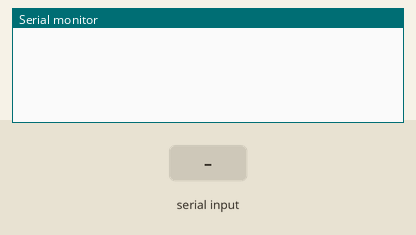
Recording of a sketch running on a simulated Arduino Uno, built with avr-gcc and run on an emulated ATmega328P. Shown: the last lines printed to the serial monitor. The test bench sets the inputs (shaded band).

Above: at 1.2 s.
1.3 s: "r" received over Serial
At 1.9 s:
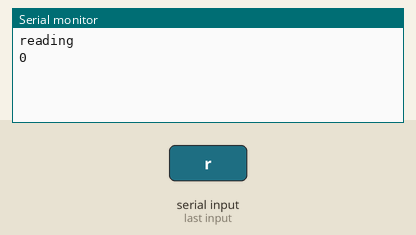
2.8 s: "w" received over Serial
At 3.9 s:
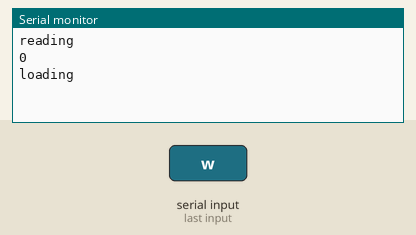

The sketch:

spitest.ino
```cpp
#include "MCP2515.h"
#include "CAN.h"


void setup() {
  Serial.begin(9600);
  MCP2515_init();
}

// the loop function runs over and over again forever
void loop() {

  if(Serial.available() > 0){
    uint8_t readByte = Serial.read();

    if(readByte =='r') {
       Serial.println("reading");
       Serial.println(MCP2515_read(0x36),HEX);
    }
    if(readByte =='w') {
       uint8_t data[8];
       data[0] = 1;
       data[1] = 2;
       data[2] = 3;
       data[3] = 7;
       data[4] = 9;
       data[5] = 8;
       data[6] = 7;
       data[7] = 6;

       can_message message = can_message_create(7, data, 8);
       Serial.println("loading");
       MCP2515_load(message);
       }
    if(readByte =='5') {
       Serial.println("reading");
       Serial.println(MCP2515_read(0x31),HEX);
       Serial.println(MCP2515_read(0x32),HEX);
       Serial.println(MCP2515_read(0x35),HEX);
       Serial.println(MCP2515_read(0x36),HEX);
       Serial.println(MCP2515_read(0x37),HEX);
       Serial.println(MCP2515_read(0x38),HEX);
       Serial.println(MCP2515_read(0x39),HEX);
       Serial.println(MCP2515_read(0x3A),HEX);
       Serial.println(MCP2515_read(0x3B),HEX);
       Serial.println(MCP2515_read(0x3C),HEX);
       Serial.println(MCP2515_read(0x3D),HEX);
    }
    if(readByte =='6') {
       Serial.println("reading");
       Serial.println(MCP2515_read(0x32),HEX);

    }
  }
}
```

CAN.h
```cpp
#ifndef CAN_H
#define CAN_H

typedef struct {
  uint16_t identifier;
  uint8_t data[8];
  uint8_t data_length;
} can_message;

can_message can_message_create(uint16_t p_identifier, uint8_t* p_data, uint8_t p_data_length) {
  can_message message;
  message.identifier = p_identifier;
  message.data_length = p_data_length;
  for(uint8_t i = 0; i < p_data_length; i++)
    message.data[i] = p_data[i];

  return message;
}

can_message can_message_copy(can_message p_message) {
  return can_message_create(p_message.identifier, p_message.data, p_message.data_length);
}

void can_message_set_data(uint8_t *p_data, uint8_t p_data_length, can_message* p_message) {
  p_message->data_length = p_data_length;
  for(uint8_t i = 0; i < p_data_length; i++)
    p_message->data[i] = p_data[i];
}

void can_message_set_identifier(uint16_t p_identifier, can_message* p_message) {
  p_message->identifier = p_identifier;
}

#endif
```

MCP2515.h
```cpp
#ifndef MCP2515_H
#define MCP2515_H

#define DEBUG

#include <SPI.h>
#include "CAN.h"

const int SPI_SS = 10;
const int SPI_CLK = 13;
const int SPI_MISO = 12;


typedef enum {
  RESET       = 0b11000000,
  READ        = 0b00000011,
  WRITE       = 0b00000010,
  READ_STATUS = 0b10100000,
  RS_STATUS   = 0b10110000,
  BIT_MODIFY  = 0b00000101
} MCP_SPI_CMD;

//sends a single byte to MCP2515 via SPI
bool SPI_send(uint8_t cmd)
{
  //slave select low
  digitalWrite(SPI_SS, LOW);
  delay(1);
  //transfer command
  SPI.transfer(cmd);
  delay(1);
  //slave select high
  digitalWrite(SPI_SS, HIGH);
}

//writes a byte to a specified register
bool MCP2515_write(uint8_t reg, uint8_t data)
{
  //slave select low
  digitalWrite(SPI_SS, LOW);
  delay(1);
  //transfer command
  SPI.transfer(WRITE);
  //transfer register
  SPI.transfer(reg);
  //transfer data
  SPI.transfer(data);
  delay(1);
  //slave select high
  digitalWrite(SPI_SS, HIGH);
}

//writes a byte to a specified starting register and keeps writing into following registers
bool MCP2515_write_batch(uint8_t reg, uint8_t* data, uint8_t data_length)
{
  //slave select low
  digitalWrite(SPI_SS, LOW);
  delay(1);
  //transfer command
  SPI.transfer(WRITE);
  //transfer register
  SPI.transfer(reg);
  //transfer data
  for(int i = 0; i < data_length; i++)
    SPI.transfer(data[i]);
  delay(1);
  //slave select high
  digitalWrite(SPI_SS, HIGH);
}

//reads a byte from a specified register
uint8_t MCP2515_read(uint8_t reg)
{
  //slave select low
  digitalWrite(SPI_SS, LOW);
  delay(1);
  //transfer command
  SPI.transfer(READ);
  //transfer register
  SPI.transfer(reg);
  //transfer data
  uint8_t data = SPI.transfer(0x00);
  delay(1);
  //slave select high
  digitalWrite(SPI_SS, HIGH);

  return data;
}

void MCP2515_load(can_message p_message) {
  //load identifier hi (31h, 41h, 51h)
  //identifier is stored in lower 11 bits of 16 bit of can_message
  //shift identifier down 3 bits to get upper 8 bits.
  uint8_t identifier_hi = p_message.identifier >> 3;
  MCP2515_write(0x31, identifier_hi);

  //load identifier low (32h, 42h, 52h)
  //remaining 3 lower bits need to be in upper three bits of identifier_lo
  uint8_t identifier_lo = p_message.identifier << 5;
  MCP2515_write(0x32, identifier_lo);

  //length field is lower 4 bits. Apply mask to ensure now other bits are set (35h, 45h, 55h)
  uint8_t data_length = p_message.data_length & 0x0F;
  MCP2515_write(0x35, data_length);

  MCP2515_write_batch(0x36, p_message.data, p_message.data_length);


}

//initializes SPI to communicate with MCP2515
void MCP2515_init() {
  pinMode(SPI_SS, OUTPUT);
  digitalWrite(SPI_SS, HIGH);
  SPI.begin ();
  SPI.setClockDivider(SPI_CLOCK_DIV32);
}

//sens reset signal to mcp2515
void MCP2515_reset(){
  SPI_send(RESET);
}

#endif
```

Measured:
- after the input at 1.3 s, the serial monitor: prints a new line at once (image 1)
- after the input at 2.8 s, the serial monitor: prints a new line at once (image 2)
